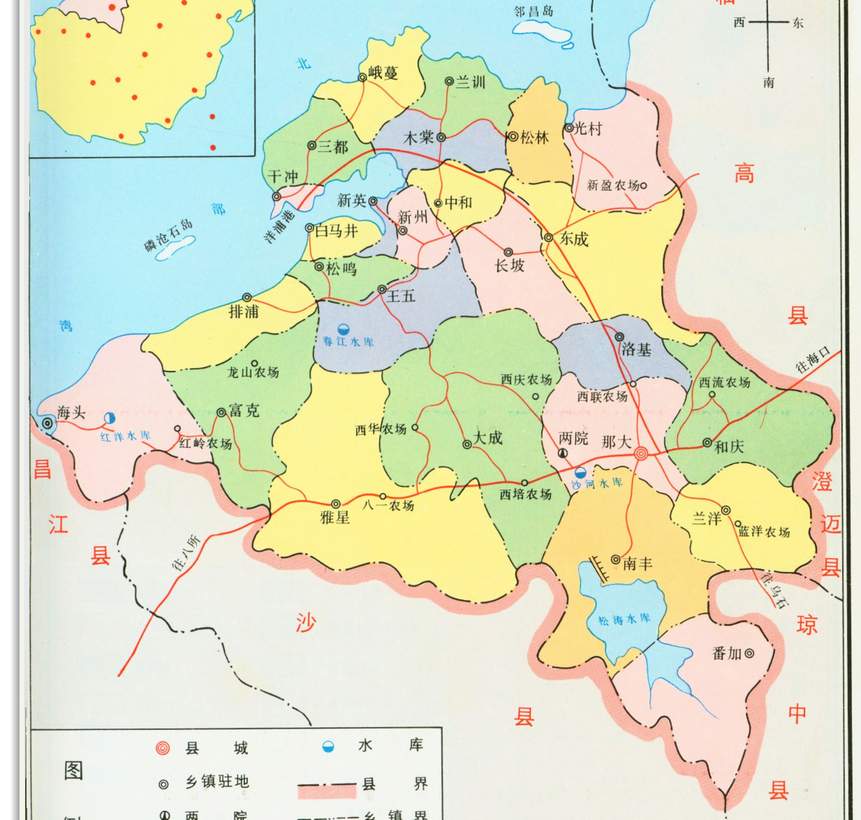
#> input picture 海南省村界/town/Empty_map/Danzhou1.png, 861 x 820 px, shrunk from 1233 x 1174 before the run, found by its file name
$ python ExtractBlack_Danzhou1.py
#> lines starting #> are read from the running program, lines starting #| are printed output that depends on the picture; after the words box and inside, x2 and y2 are one past the last pixel; in counts of white or black regions, pixels touching at a corner belong together
"""
从 Danzhou1.png 中提取颜色 #000000，其余像素全部透明，
输出一张透明底色的 PNG 地图；抠出的像素填充为 #000000。
"""
from PIL import Image
import numpy as np

# ============ 参数设置 ============
SRC = r"D:\Windows\Documents\海南省村界\海南省村界\town\Empty_map\Danzhou1.png"
DST = r"D:\Windows\Documents\海南省村界\海南省村界\town\Empty_map\Danzhou1_black.png"

TARGET = (0x00, 0x00, 0x00)   # 要匹配的颜色 #000000
FILL = (0x00, 0x00, 0x00)     # 抠出后填充的颜色 #000000
TOL = 120                     # 颜色容差；扫描图线条为抗锯齿灰阶，取 120 可得到连续黑线


def extract_color(src, dst, target, fill, tol=0):
    # 读取图片并统一转为 RGBA（兼容调色板 / 灰度 / RGB 等模式）
#> called with target = (0, 0, 0), fill = (0, 0, 0), tol = 120
    img = Image.open(src).convert("RGBA")
    arr = np.array(img)                       # 形状: (H, W, 4)

    # 拆出 RGB 三个通道（忽略原图 alpha，因为底图通常是不透明的白底）
    rgb = arr[..., :3].astype(np.int16)

    # 生成掩膜：与目标色的各通道差值都在容差范围内
    diff = np.abs(rgb - np.array(target, dtype=np.int16))
    mask = np.all(diff <= tol, axis=-1)       # 形状: (H, W)
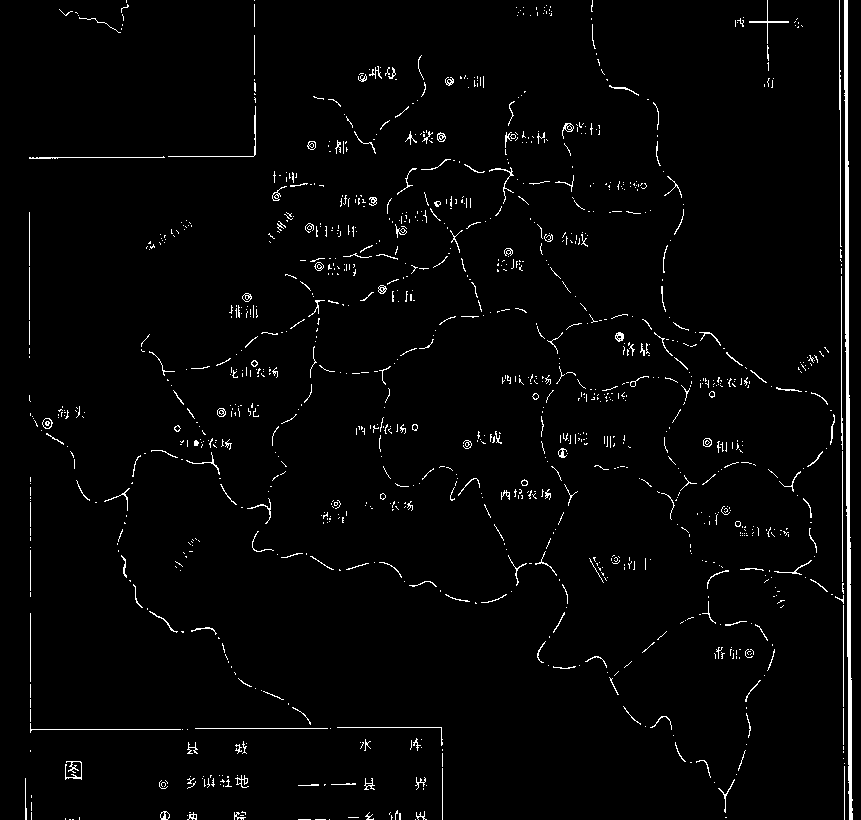
#> mask: shape (820, 861) bool; 2.3% white in thin lines or dots

    # 新建全透明画布
    out = np.zeros((arr.shape[0], arr.shape[1], 4), dtype=np.uint8)

    # 仅把命中像素涂成填充色且不透明
    out[mask] = (fill[0], fill[1], fill[2], 255)

    # 保存透明 PNG
    Image.fromarray(out, mode="RGBA").save(dst, "PNG")
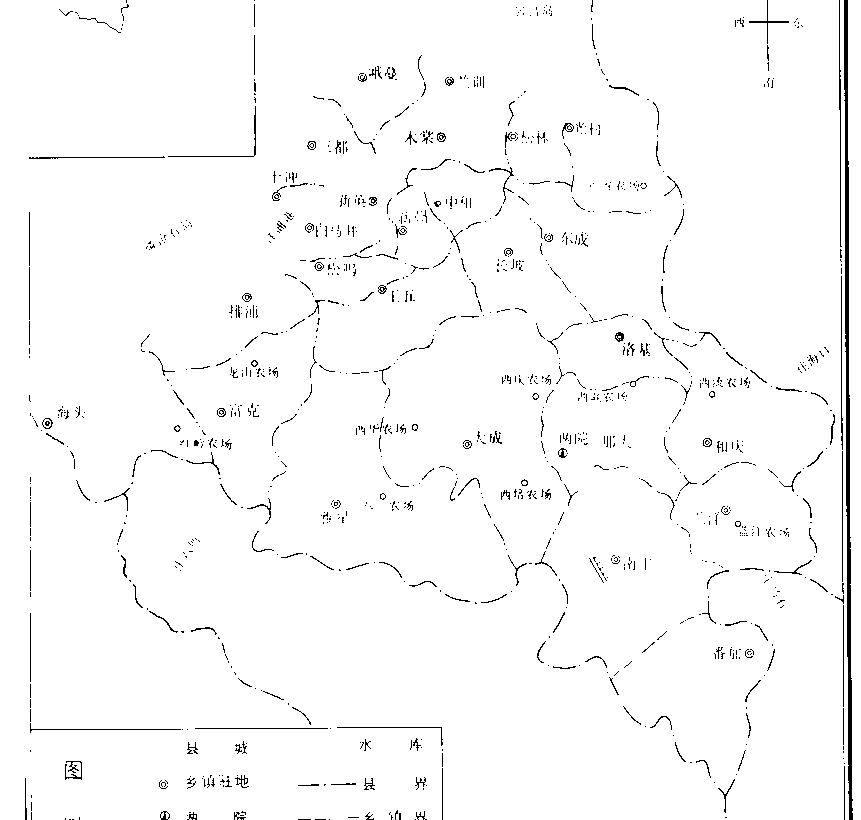
#> saved as Danzhou1_black.png: PIL image 861x820 RGBA; mean R, G, B, A 0, 0, 0, 5.9; transparent parts drawn white
    print(f"命中像素: {int(mask.sum())} / {mask.size}")
#| 命中像素: 16286 / 706020
    print(f"已保存: {dst}")


if __name__ == "__main__":
    extract_color(SRC, DST, TARGET, FILL, TOL)

$ run again, with 海南省村界/town/Empty_map/092ecaea60552eaed39a1fa57ffa928d.png copied over 海南省村界/town/Empty_map/Danzhou1.png
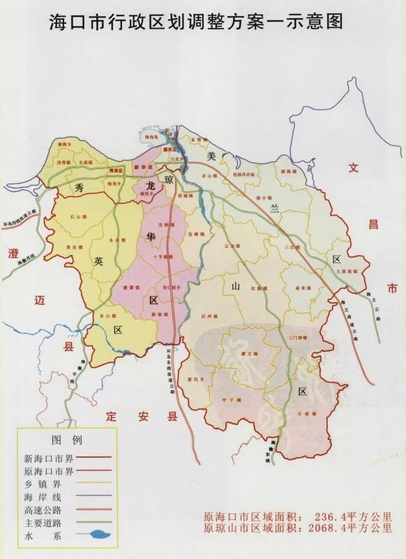
#> input picture 海南省村界/town/Empty_map/092ecaea60552eaed39a1fa57ffa928d.png, 406 x 559 px, shrunk from 582 x 801 before the run, found by its file name
#> in extract_color, `mask = np.all(diff <= tol, axis=-1)`:
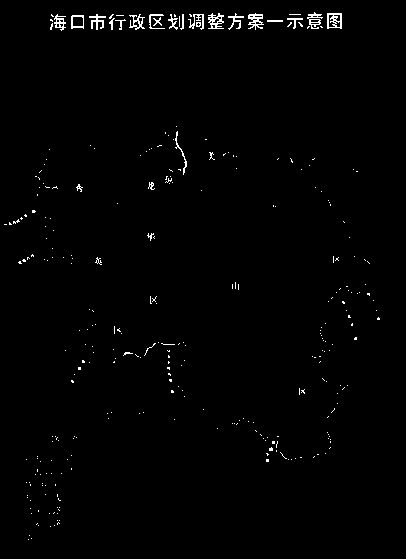
#> mask: shape (559, 406) bool; 1.1% white in thin lines or dots, all inside (x1, y1, x2, y2) = (4, 12, 380, 540)
#> in extract_color, `Image.fromarray(out, mode="RGBA").save(dst, "PNG")`:
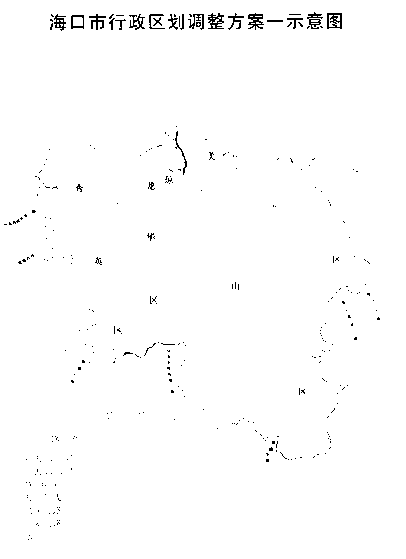
#> saved as Danzhou1_black.png: PIL image 406x559 RGBA; mean R, G, B, A 0, 0, 0, 2.8; transparent parts drawn white
#| 命中像素: 2487 / 226954
